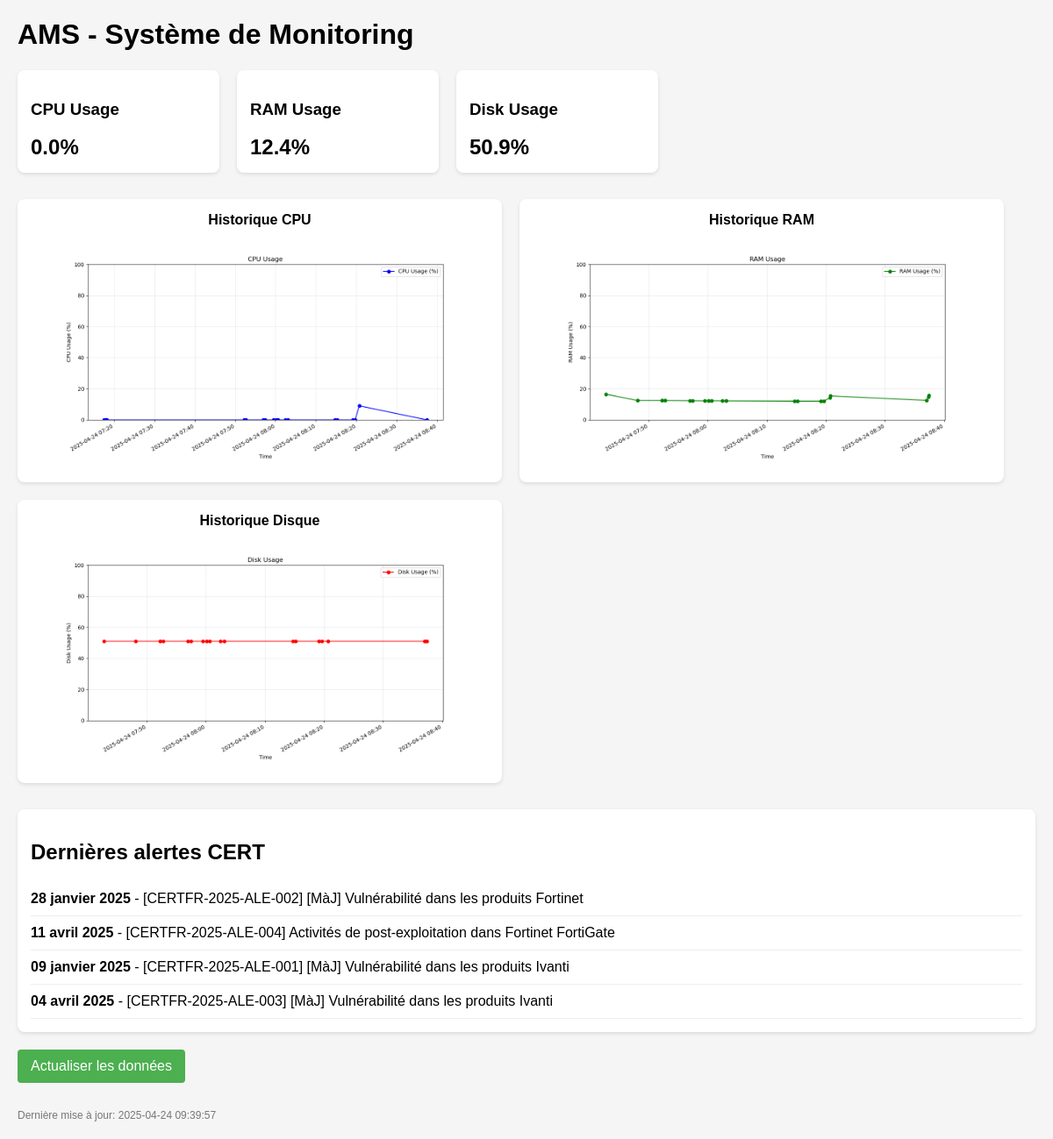
The page / on the database its author committed.
### tables this page shows
CREATE TABLE alertes (
            id INTEGER PRIMARY KEY AUTOINCREMENT,
            reference TEXT UNIQUE,
            date TEXT,
            title TEXT,
            last_update TIMESTAMP DEFAULT CURRENT_TIMESTAMP
        );

### p4/website.py (the view)
@app.route('/')
def index():
    try:
        db_path = os.path.join(os.path.dirname(os.path.dirname(os.path.abspath(__file__))), 'p2', 'alertes.sqlite')
        conn = sqlite3.connect(db_path)
        cursor = conn.cursor()
        latest_stats = {
            'cpu': 0,
            'ram': 0,
            'disk': 0
        }
        alertes = []
        cursor.execute("SELECT value FROM sonde WHERE sonde_name='cpu' ORDER BY timestamp DESC LIMIT 1")
        cpu_result = cursor.fetchone()
        if cpu_result:
            cpu_data = json.loads(cpu_result[0])
            latest_stats['cpu'] = round(float(cpu_data.get('cpu_usage', 0)), 1)
            print(f"CPU data retrieved: {latest_stats['cpu']}%")
        cursor.execute("SELECT value FROM sonde WHERE sonde_name='ram' ORDER BY timestamp DESC LIMIT 1")
        ram_result = cursor.fetchone()
        if ram_result:
            ram_data = json.loads(ram_result[0])
            latest_stats['ram'] = round(float(ram_data.get('ram_usage', 0)), 1)
            print(f"RAM data retrieved: {latest_stats['ram']}%")
        cursor.execute("SELECT value FROM sonde WHERE sonde_name='disk' ORDER BY timestamp DESC LIMIT 1")
        disk_result = cursor.fetchone()
        if disk_result:
            disk_data = json.loads(disk_result[0])
            latest_stats['disk'] = round(float(disk_data.get('disk_usage', 0)), 1)
            print(f"Disk data retrieved: {latest_stats['disk']}%")
        cert_db_path = os.path.join(os.path.dirname(os.path.dirname(os.path.abspath(__file__))), 'p2', 'cert_alertes.sqlite')
        cert_conn = sqlite3.connect(cert_db_path)
        cert_cursor = cert_conn.cursor()
        cert_cursor.execute("SELECT reference, date, title FROM alertes ORDER BY date DESC")
        for row in cert_cursor.fetchall():
            alertes.append({"reference": row[0], "date": row[1], "titre": row[2]})
            print(f"Alert retrieved: {row[0]} - {row[1]} - {row[2]}")
        cert_conn.close()
        conn.close()
        graph_generator = GraphGenerator()
        graph_generator.generate_all_graphs()
        print(f"stats ok")
    except Exception as e:
        print(f"pb stats {str(e)}")
    return render_template('index.html', stats=latest_stats, alertes=alertes, timestamp=datetime.now().strftime('%Y-%m-%d %H:%M:%S'))

### p3/alertes.py (called while the page is built)
    def generate_all_graphs(self):
        graph_paths = []
        for sonde_name in self.sondes:
            graph_path = self.generate_graph(sonde_name, self.limit)
            if graph_path:
                graph_paths.append(graph_path)
        return graph_paths

### p4/templates/index.html (shortened to what this page needs)
<!DOCTYPE html>
<html>
<head>
</head>
<body>
    <h1>AMS - Système de Monitoring</h1>
    <div class="dashboard">
        <div class="metric">
            <h3>CPU Usage</h3>
            <div class="metric-value">{{ stats.cpu }}%</div>
        </div>
        <div class="metric">
            <h3>RAM Usage</h3>
            <div class="metric-value">{{ stats.ram }}%</div>
        </div>
        <div class="metric">
            <h3>Disk Usage</h3>
            <div class="metric-value">{{ stats.disk }}%</div>
        </div>
    </div>
    <div class="graphs">
        <div class="graph">
            <div class="graph-title">Historique CPU</div>
            <img src="{{ url_for('static', filename='cpu_usage.png') }}" alt="Graphique CPU">
        </div>
        <div class="graph">
            <div class="graph-title">Historique RAM</div>
            <img src="{{ url_for('static', filename='ram_usage.png') }}" alt="Graphique RAM">
        </div>
        <div class="graph">
            <div class="graph-title">Historique Disque</div>
            <img src="{{ url_for('static', filename='disk_usage.png') }}" alt="Graphique Disque">
        </div>
    </div>
    <div class="alerts">
        <h2>Dernières alertes CERT</h2>
        {% if alertes %}
            {% for alerte in alertes %}
                <div class="alert-item">
                    <strong>{{ alerte.date }}</strong> -
                    {% if alerte.reference %}[{{ alerte.reference }}]{% endif %}
                    {{ alerte.titre }}
                </div>
            {% endfor %}
        {% else %}
            <p>Aucune alerte disponible.</p>
        {% endif %}
    </div>
    <a href="{{ url_for('refresh') }}" class="refresh-button">Actualiser les données</a>
    <div class="footer">
        Dernière mise à jour: {{ timestamp }}
    </div>
</body>
</html>

### p4/templates/index.html (style rules this page uses)
body { font-family: Arial, sans-serif; margin: 20px; background-color: #f5f5f5; }
.dashboard { display: flex; flex-wrap: wrap; gap: 20px; }
.metric { background-color: #fff; border-radius: 8px; padding: 15px; box-shadow: 0 2px 4px rgba(0,0,0,0.1); width: 200px; }
.metric-value { font-size: 24px; font-weight: bold; }
.alerts { margin-top: 30px; background-color: #fff; border-radius: 8px; padding: 15px; box-shadow: 0 2px 4px rgba(0,0,0,0.1); }
.alert-item { padding: 10px 0; border-bottom: 1px solid #eee; }
.footer { margin-top: 30px; color: #777; font-size: 12px; }
.refresh-button { display: inline-block; margin-top: 20px; padding: 10px 15px; background-color: #4CAF50; color: white; text-decoration: none; border-radius: 4px; }
.graphs { display: flex; flex-wrap: wrap; gap: 20px; margin-top: 30px; }
.graph { background-color: #fff; border-radius: 8px; padding: 15px; box-shadow: 0 2px 4px rgba(0,0,0,0.1); width: 45%; }
.graph img { width: 100%; max-height: 300px; object-fit: contain; }
.graph-title { font-weight: bold; margin-bottom: 10px; text-align: center; }

### rows shown on the page
alertes: date "28 janvier 2025", reference "CERTFR-2025-ALE-002", titre "[MàJ] Vulnérabilité dans les produits Fortinet"
alertes: date "11 avril 2025", reference "CERTFR-2025-ALE-004", titre "Activités de post-exploitation dans Fortinet FortiGate"
alertes: date "09 janvier 2025", reference "CERTFR-2025-ALE-001", titre "[MàJ] Vulnérabilité dans les produits Ivanti"
alertes: date "04 avril 2025", reference "CERTFR-2025-ALE-003", titre "[MàJ] Vulnérabilité dans les produits Ivanti"

### other values the page prints
{{ stats.cpu }} "0.0"
{{ stats.ram }} "12.4"
{{ stats.disk }} "50.9"
{{ timestamp }} "2025-04-24 09:39:57"
